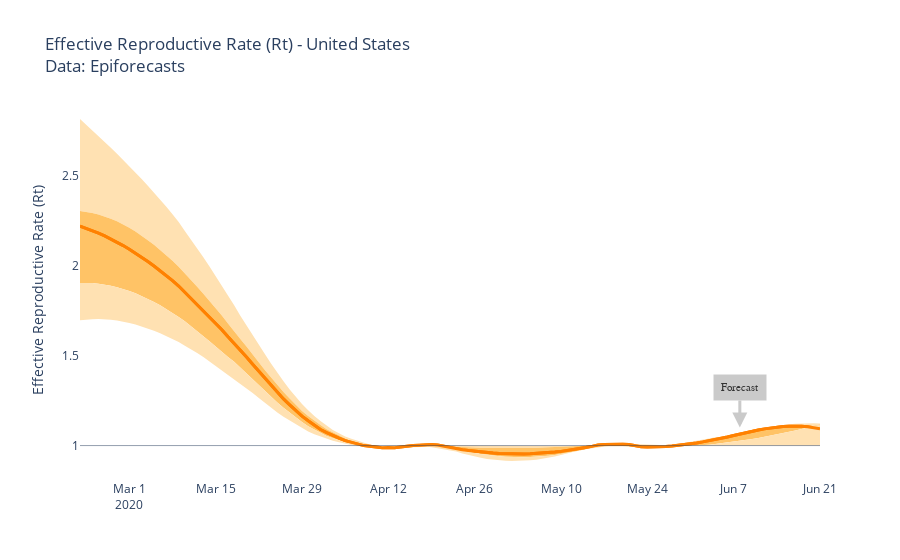

The code cell stored with this chart in its notebook:
### Code cell
import plotly.graph_objs as go
from scipy import signal

fig = go.Figure()

fig.add_shape(
        type= 'line',
        yref= 'y', y0= 1, y1= 1,
        xref= 'paper', x0= 0, x1= 1,
        opacity=0.5,
        line=dict(
                width=1
            )
)

fig.add_trace(go.Scatter(
    name='Upper 90% CI',
    x=df_US['date'],
    y= signal.savgol_filter(df_US['upper_90'],
                           33, # window size used for filtering
                           3), # order of fitted polynomial
    mode='lines',
    line=dict(width=0),
    fillcolor='#ffe1b2',
    marker=dict(color='#ffa51a'),
    hovertemplate = '90% CI: <b>%{y:,.1f}</b><extra></extra>',
    ))

fig.add_trace(go.Scatter(
    name='Upper 50% CI',
    x=df_US['date'],
    y= signal.savgol_filter(df_US['upper_50'],
                           33, # window size used for filtering
                           3), # order of fitted polynomial
    mode='lines',
    line=dict(width=0),
    fillcolor='#ffe1b2',
    fill='tonexty',
    marker=dict(color='#ffa51a'),
    hovertemplate = '50% CI: <b>%{y:,.1f}</b><extra></extra>',
    ))

fig.add_trace(go.Scatter(
    name='Median Rt',
    x=df_US['date'],
    y= signal.savgol_filter(df_US['median'],
                           33, # window size used for filtering
                           3), # order of fitted polynomial
    mode='lines',
    line=dict(color='#ff8101', width=3),
    fillcolor='#ffc366',
    fill='tonexty',
    hovertemplate = 'Median: <b>%{y:,.1f}</b><extra></extra>',
    ))   

fig.add_trace(go.Scatter(
    name='Lower 50% CI',
    x=df_US['date'],
    y= signal.savgol_filter(df_US['lower_50'],
                           33, # window size used for filtering
                           3), # order of fitted polynomial
    mode='lines',
    line=dict(width=0),
    fillcolor='#ffc366',
    fill='tonexty',
    marker=dict(color='#ffa51a'),
    hovertemplate = '50% CI: <b>%{y:,.1f}</b><extra></extra>',
    ))

fig.add_trace(go.Scatter(
    name='Lower 90% CI',
    x=df_US['date'],
    y= signal.savgol_filter(df_US['lower_90'],
                           33, # window size used for filtering
                           3), # order of fitted polynomial
    mode='lines',
    line=dict(width=0),
    fillcolor='#ffe1b2',
    fill='tonexty',
    marker=dict(color='#ffa51a'),
    hovertemplate = '90% CI: <b>%{y:,.1f}</b><extra></extra>',
    ))


Rt_US = df_US.iloc[-1]['lower_50']
Latest_nowcast = df_US.iloc[-14]['date']

fig.add_annotation(
        x=Latest_nowcast,
        y=Rt_US,
        xref="x",
        yref="y",
        text="Forecast",
        showarrow=True,
        font=dict(
            family="Arial",
            size=11,
            color="black"
            ),
        align="center",
        arrowhead=2,
        arrowsize=1,
        arrowwidth=3,
        arrowcolor="#bdbdbd",
        ax=0,
        ay=-40,
        axref='pixel',
        ayref='pixel',
        #bordercolor="#808080",
        borderwidth=5,
        borderpad=5,
        opacity=0.8,
        bgcolor='#bdbdbd'
        )

fig.add_trace(go.Scatter(
    x=df_US['date'],
    y= signal.savgol_filter(df_US['median'],
                           33, # window size used for filtering
                           3), # order of fitted polynomial
    mode='lines',
    line=dict(color='#ff8101', width=3),
    fillcolor='#ffc366',
    hoverinfo = 'skip',
    showlegend=False
    ))   



fig.update_layout(
    yaxis=dict(title='Effective Reproductive Rate (Rt)'),
    title='Effective Reproductive Rate (Rt) - United States <br>Data: Epiforecasts',
    showlegend = False,
    hovermode='x unified',
    paper_bgcolor='rgba(0,0,0,0)', 
    plot_bgcolor='rgba(0,0,0,0)',
    hoverlabel = dict(bgcolor='white')
),


fig.show(displayModeBar=False)

import plotly.io as pio
pio.write_html(fig, file='Index.html', auto_open=True)
